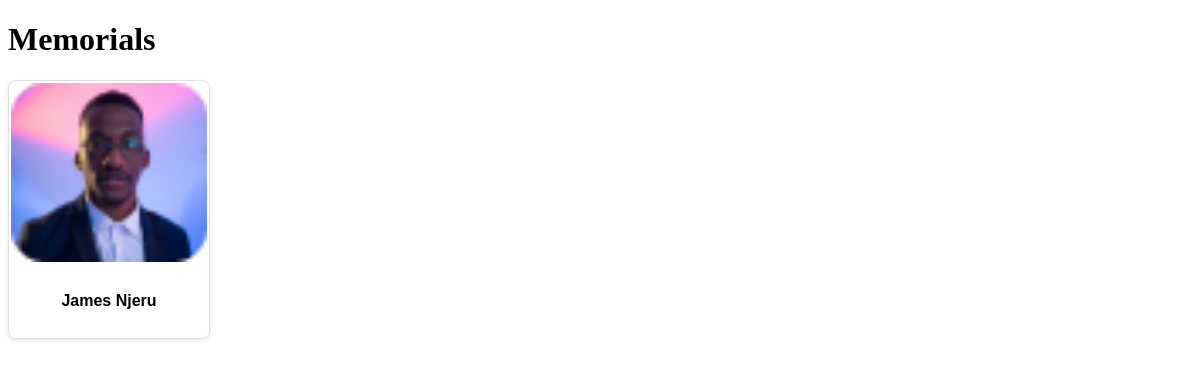
The app's page /memorials/, older data.
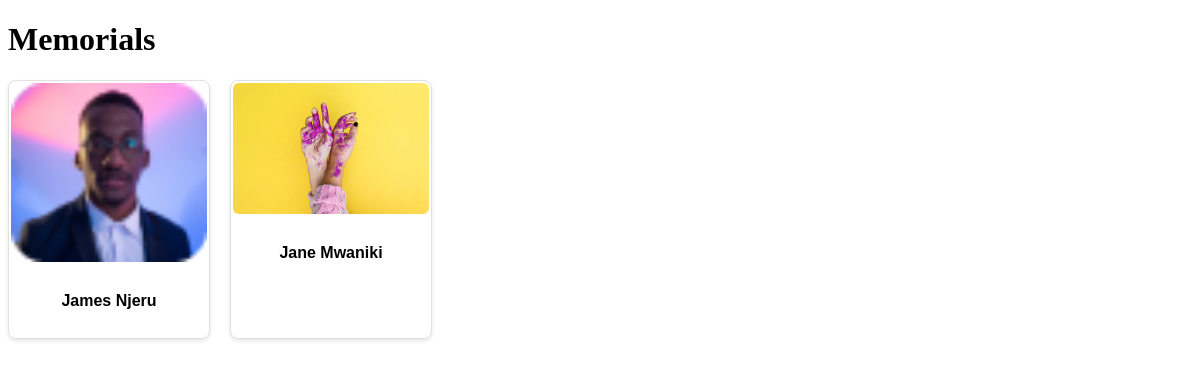
The same page, newer data.
### myapp/models.py (models this page shows, shortened)
class Memorial(models.Model):
    name = models.CharField(max_length=255)
    profile = models.ImageField(upload_to=memorial_image_profile_upload_path, blank=True, null=True, default='media/memorials/placeholder/placeholder.png')

### myapp/views.py (the view)
# urls.py: path('memorials/', views.memorials, name='memorials'),
def memorials(request):
    memorials = Memorial.objects.all()
    return render (request, 'memorials/memorials.html', {'memorials':memorials})

### myapp/templates/memorials/memorials.html (shortened to what this page needs)
<!DOCTYPE html>
<html lang="en">
<head>
</head>
<body>
    <h1>Memorials</h1>
    <div class="cards">
        {% for memorial in memorials %}
        <div class="card">
            <div class="card-image">
                <img src="{{ memorial.profile.url }}" alt="Sample Image">
            </div>
            <div class="card-name">
                <p><a href="{% url 'memorial-detail' id=memorial.id %}">{{ memorial.name }}</a></p>
            </div>
        </div>
        {% endfor %}
    </div>
</body>
</html>

Row changes from the older to the newer data that the page shows:
added Memorial: profile (picture), name "Jane Mwaniki"
